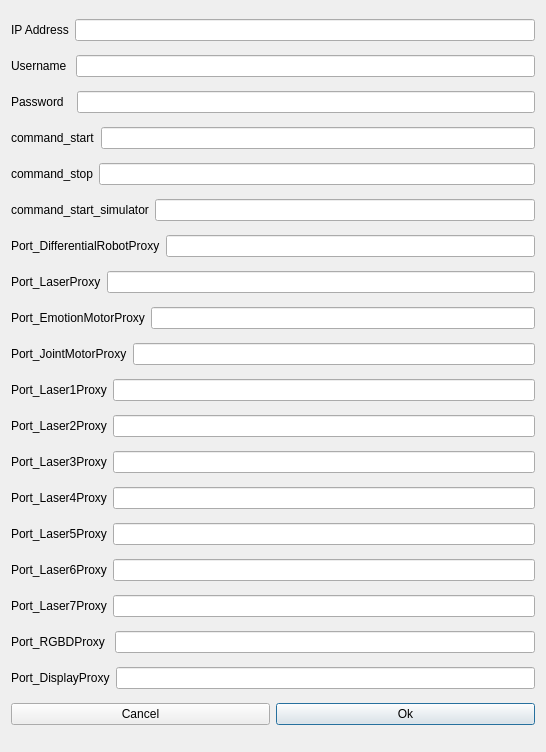
<?xml version="1.0" encoding="UTF-8"?>
<ui version="4.0">
 <class>Dialog</class>
 <widget class="QDialog" name="Dialog">
  <property name="geometry">
   <rect>
    <x>0</x>
    <y>0</y>
    <width>546</width>
    <height>752</height>
   </rect>
  </property>
  <property name="windowTitle">
   <string>Dialog</string>
  </property>
  <layout class="QVBoxLayout" name="verticalLayout">
   <item>
    <layout class="QHBoxLayout" name="horizontalLayout_2">
     <item>
      <widget class="QLabel" name="IPAdress">
       <property name="text">
        <string>IP Address</string>
       </property>
      </widget>
     </item>
     <item>
      <widget class="QLineEdit" name="IP"/>
     </item>
    </layout>
   </item>
   <item>
    <layout class="QHBoxLayout" name="horizontalLayout_3" stretch="0,0">
     <property name="bottomMargin">
      <number>0</number>
     </property>
     <item>
      <widget class="QLabel" name="userName">
       <property name="text">
        <string>Username </string>
       </property>
      </widget>
     </item>
     <item>
      <widget class="QLineEdit" name="user"/>
     </item>
    </layout>
   </item>
   <item>
    <layout class="QHBoxLayout" name="horizontalLayout_4">
     <property name="bottomMargin">
      <number>0</number>
     </property>
     <item>
      <widget class="QLabel" name="PasswordLabel">
       <property name="text">
        <string>Password  </string>
       </property>
       <property name="textFormat">
        <enum>Qt::AutoText</enum>
       </property>
      </widget>
     </item>
     <item>
      <widget class="QLineEdit" name="password"/>
     </item>
    </layout>
   </item>
   <item>
    <layout class="QHBoxLayout" name="horizontalLayout_5">
     <property name="bottomMargin">
      <number>0</number>
     </property>
     <item>
      <widget class="QLabel" name="commandStart">
       <property name="text">
        <string>command_start</string>
       </property>
      </widget>
     </item>
     <item>
      <widget class="QLineEdit" name="start"/>
     </item>
    </layout>
   </item>
   <item>
    <layout class="QHBoxLayout" name="horizontalLayout_6">
     <property name="bottomMargin">
      <number>0</number>
     </property>
     <item>
      <widget class="QLabel" name="label_3">
       <property name="text">
        <string>command_stop</string>
       </property>
      </widget>
     </item>
     <item>
      <widget class="QLineEdit" name="stop"/>
     </item>
    </layout>
   </item>
   <item>
    <layout class="QHBoxLayout" name="horizontalLayout_7">
     <property name="bottomMargin">
      <number>0</number>
     </property>
     <item>
      <widget class="QLabel" name="label_4">
       <property name="text">
        <string>command_start_simulator</string>
       </property>
      </widget>
     </item>
     <item>
      <widget class="QLineEdit" name="startSimulator"/>
     </item>
    </layout>
   </item>
   <item>
    <layout class="QHBoxLayout" name="horizontalLayout_9">
     <property name="bottomMargin">
      <number>0</number>
     </property>
     <item>
      <widget class="QLabel" name="label_5">
       <property name="text">
        <string>Port_DifferentialRobotProxy</string>
       </property>
      </widget>
     </item>
     <item>
      <widget class="QLineEdit" name="PortDiff"/>
     </item>
    </layout>
   </item>
   <item>
    <layout class="QHBoxLayout" name="horizontalLayout_10">
     <property name="bottomMargin">
      <number>0</number>
     </property>
     <item>
      <widget class="QLabel" name="label_6">
       <property name="text">
        <string>Port_LaserProxy</string>
       </property>
      </widget>
     </item>
     <item>
      <widget class="QLineEdit" name="PortLaser"/>
     </item>
    </layout>
   </item>
   <item>
    <layout class="QHBoxLayout" name="horizontalLayout_12">
     <property name="bottomMargin">
      <number>0</number>
     </property>
     <item>
      <widget class="QLabel" name="label_7">
       <property name="text">
        <string>Port_EmotionMotorProxy</string>
       </property>
      </widget>
     </item>
     <item>
      <widget class="QLineEdit" name="PortEmotion"/>
     </item>
    </layout>
   </item>
   <item>
    <layout class="QHBoxLayout" name="horizontalLayout_13">
     <property name="bottomMargin">
      <number>0</number>
     </property>
     <item>
      <widget class="QLabel" name="label_8">
       <property name="text">
        <string>Port_JointMotorProxy</string>
       </property>
      </widget>
     </item>
     <item>
      <widget class="QLineEdit" name="PortJoint"/>
     </item>
    </layout>
   </item>
   <item>
    <layout class="QHBoxLayout" name="horizontalLayout_14">
     <property name="bottomMargin">
      <number>0</number>
     </property>
     <item>
      <widget class="QLabel" name="label_9">
       <property name="text">
        <string>Port_Laser1Proxy</string>
       </property>
      </widget>
     </item>
     <item>
      <widget class="QLineEdit" name="Laser1"/>
     </item>
    </layout>
   </item>
   <item>
    <layout class="QHBoxLayout" name="horizontalLayout_15">
     <property name="bottomMargin">
      <number>0</number>
     </property>
     <item>
      <widget class="QLabel" name="label_10">
       <property name="text">
        <string>Port_Laser2Proxy</string>
       </property>
      </widget>
     </item>
     <item>
      <widget class="QLineEdit" name="Laser2"/>
     </item>
    </layout>
   </item>
   <item>
    <layout class="QHBoxLayout" name="horizontalLayout_16">
     <property name="bottomMargin">
      <number>0</number>
     </property>
     <item>
      <widget class="QLabel" name="label_11">
       <property name="text">
        <string>Port_Laser3Proxy</string>
       </property>
      </widget>
     </item>
     <item>
      <widget class="QLineEdit" name="Laser3"/>
     </item>
    </layout>
   </item>
   <item>
    <layout class="QHBoxLayout" name="horizontalLayout_17">
     <property name="bottomMargin">
      <number>0</number>
     </property>
     <item>
      <widget class="QLabel" name="label_12">
       <property name="text">
        <string>Port_Laser4Proxy</string>
       </property>
      </widget>
     </item>
     <item>
      <widget class="QLineEdit" name="Laser4"/>
     </item>
    </layout>
   </item>
   <item>
    <layout class="QHBoxLayout" name="horizontalLayout_18">
     <property name="bottomMargin">
      <number>0</number>
     </property>
     <item>
      <widget class="QLabel" name="label_13">
       <property name="text">
        <string>Port_Laser5Proxy</string>
       </property>
      </widget>
     </item>
     <item>
      <widget class="QLineEdit" name="Laser5"/>
     </item>
    </layout>
   </item>
   <item>
    <layout class="QHBoxLayout" name="horizontalLayout_19">
     <property name="bottomMargin">
      <number>0</number>
     </property>
     <item>
      <widget class="QLabel" name="label_14">
       <property name="text">
        <string>Port_Laser6Proxy</string>
       </property>
      </widget>
     </item>
     <item>
      <widget class="QLineEdit" name="Laser6"/>
     </item>
    </layout>
   </item>
   <item>
    <layout class="QHBoxLayout" name="horizontalLayout_20">
     <property name="bottomMargin">
      <number>0</number>
     </property>
     <item>
      <widget class="QLabel" name="label_15">
       <property name="text">
        <string>Port_Laser7Proxy</string>
       </property>
      </widget>
     </item>
     <item>
      <widget class="QLineEdit" name="Laser7"/>
     </item>
    </layout>
   </item>
   <item>
    <layout class="QHBoxLayout" name="horizontalLayout_21">
     <property name="bottomMargin">
      <number>0</number>
     </property>
     <item>
      <widget class="QLabel" name="label_16">
       <property name="text">
        <string>Port_RGBDProxy </string>
       </property>
      </widget>
     </item>
     <item>
      <widget class="QLineEdit" name="RGBD"/>
     </item>
    </layout>
   </item>
   <item>
    <layout class="QHBoxLayout" name="horizontalLayout_22">
     <property name="bottomMargin">
      <number>0</number>
     </property>
     <item>
      <widget class="QLabel" name="label_17">
       <property name="text">
        <string>Port_DisplayProxy</string>
       </property>
      </widget>
     </item>
     <item>
      <widget class="QLineEdit" name="display"/>
     </item>
    </layout>
   </item>
   <item>
    <layout class="QHBoxLayout" name="horizontalLayout">
     <item>
      <widget class="QPushButton" name="cancelPushButton">
       <property name="text">
        <string>Cancel</string>
       </property>
       <property name="autoDefault">
        <bool>false</bool>
       </property>
      </widget>
     </item>
     <item>
      <widget class="QPushButton" name="okPushButton">
       <property name="text">
        <string>Ok</string>
       </property>
      </widget>
     </item>
    </layout>
   </item>
  </layout>
 </widget>
 <resources/>
 <connections/>
</ui>
